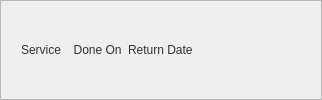
                   <widget class="QFrame" name="serviceTableHeader">
                    <property name="styleSheet">
                     <string notr="true">#serviceTableHeader{
	background-color:rgb(129, 191, 218);
	border-bottom:2px solid rgb(115, 170, 194);
}
QFrame{
	color: rgb(48, 48, 48);
    font: 63 12pt &quot;Montserrat SemiBold&quot;;
}</string>
                    </property>
                    <property name="frameShape">
                     <enum>QFrame::StyledPanel</enum>
                    </property>
                    <property name="frameShadow">
                     <enum>QFrame::Raised</enum>
                    </property>
                    <layout class="QHBoxLayout" name="horizontalLayout_74">
                     <property name="leftMargin">
                      <number>20</number>
                     </property>
                     <property name="rightMargin">
                      <number>20</number>
                     </property>
                     <item>
                      <widget class="QLabel" name="label_157">
                       <property name="sizePolicy">
                        <sizepolicy hsizetype="Preferred" vsizetype="Fixed">
                         <horstretch>0</horstretch>
                         <verstretch>0</verstretch>
                        </sizepolicy>
                       </property>
                       <property name="styleSheet">
                        <string notr="true"/>
                       </property>
                       <property name="text">
                        <string>Service</string>
                       </property>
                      </widget>
                     </item>
                     <item>
                      <widget class="QLabel" name="label_158">
                       <property name="sizePolicy">
                        <sizepolicy hsizetype="Preferred" vsizetype="Fixed">
                         <horstretch>0</horstretch>
                         <verstretch>0</verstretch>
                        </sizepolicy>
                       </property>
                       <property name="styleSheet">
                        <string notr="true"/>
                       </property>
                       <property name="text">
                        <string>  Done On</string>
                       </property>
                      </widget>
                     </item>
                     <item>
                      <widget class="QLabel" name="label_159">
                       <property name="sizePolicy">
                        <sizepolicy hsizetype="Preferred" vsizetype="Fixed">
                         <horstretch>0</horstretch>
                         <verstretch>0</verstretch>
                        </sizepolicy>
                       </property>
                       <property name="text">
                        <string>Return Date</string>
                       </property>
                      </widget>
                     </item>
                     <item>
                      <widget class="QLabel" name="label_160">
                       <property name="sizePolicy">
                        <sizepolicy hsizetype="Fixed" vsizetype="Fixed">
                         <horstretch>0</horstretch>
                         <verstretch>0</verstretch>
                        </sizepolicy>
                       </property>
                       <property name="styleSheet">
                        <string notr="true">color:rgba(63, 63, 63, 0);</string>
                       </property>
                       <property name="text">
                        <string>Open Notes</string>
                       </property>
                      </widget>
                     </item>
                     <item>
                      <widget class="QPushButton" name="printBtn">
                       <property name="sizePolicy">
                        <sizepolicy hsizetype="Fixed" vsizetype="Fixed">
                         <horstretch>0</horstretch>
                         <verstretch>0</verstretch>
                        </sizepolicy>
                       </property>
                       <property name="styleSheet">
                        <string notr="true">border:none;
background:none;</string>
                       </property>
                       <property name="text">
                        <string/>
                       </property>
                       <property name="icon">
                        <iconset resource="resource.qrc">
                         <normaloff>:/Icons/Icons/printIcon.png</normaloff>:/Icons/Icons/printIcon.png</iconset>
                       </property>
                       <property name="iconSize">
                        <size>
                         <width>20</width>
                         <height>20</height>
                        </size>
                       </property>
                      </widget>
                     </item>
                    </layout>
                   </widget>
